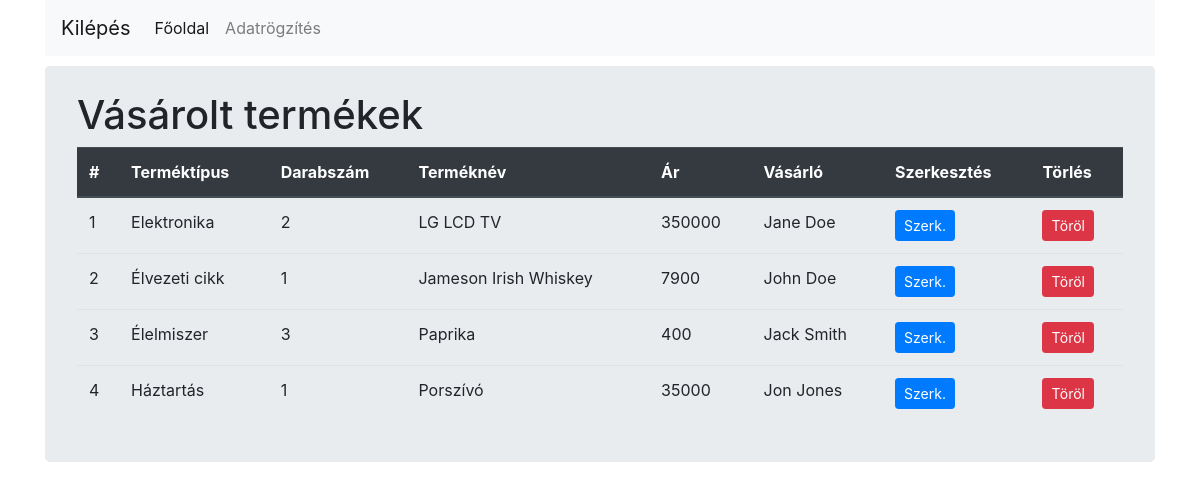
The page / on the database its author committed.
### tables this page shows
CREATE TABLE `vasarolttermekek` (
  `id` int(5) NOT NULL,
  `termekId` int(5) NOT NULL,
  `termeknev` varchar(100) NOT NULL,
  `darab` int(11) NOT NULL,
  `ar` int(11) NOT NULL,
  `vasarlo` varchar(100) NOT NULL
);

### db.php (called while the page is built, shortened)
<?php
class Database {
    public $servername = "localhost";
    public $dbname = "products_app";
    public $user = "root";
    public $password = "";
    public function connect(){
        try {
            $this->conn = new PDO("mysql:host=$this->servername;dbname=$this->dbname", $this->user, $this->password);
            $this->conn->setAttribute(PDO::ATTR_ERRMODE,PDO::ERRMODE_EXCEPTION);
            $this->conn->exec("set names utf8");
            return $this->conn;
        }
        catch(PDOException $e) {
            echo "Kapcsolódás sikertelen!" . $e->getMessage();
        }
    }
}
?>

### backend.php (called while the page is built, shortened)
<?php
class Market extends Database{
            ?>
            <?php
    public function display(){
        $sql = "SELECT * FROM vasarolttermekek";
        $sqlData = array();
        $result = $this->connect()->query($sql);
        if ($result->rowCount()>0) {
            while ($row = $result->fetch()) {
                $sqlData[] = $row;
            }
        }
        return $sqlData;
    }
}
?>

### index.php (the view, shortened to what this page needs)
<?php
require_once "db.php";
require_once "backend.php";
?>
<!DOCTYPE html>
<html lang="en">
<head>
    <link rel="stylesheet" href="https://maxcdn.bootstrapcdn.com/bootstrap/4.3.1/css/bootstrap.min.css">
</head>
<body>
<div class="container">
    <nav class="navbar navbar-expand-lg navbar-light bg-light" style="margin-bottom:10px;">
        <a class="navbar-brand" href="login.php">Kilépés</a>
        <div class="collapse navbar-collapse" id="navbarSupportedContent">
            <ul class="navbar-nav mr-auto">
                <li class="nav-item active">
                    <a class="nav-link" href="index.php">Főoldal</a>
                </li>
                <li class="nav-item">
                    <a class="nav-link" href="create.php">Adatrögzítés</a>
                </li>
            </ul>
        </div>
    </nav>
    <div class="row">
        <div class="col-lg-12">
            <div class="jumbotron" style="padding-top:25px; padding-bottom:25px;">
            <h1 class="display-5">Vásárolt termékek</h1>
                <table class="table">
                    <thead class="thead-dark">
                        <tr>
                            <th scope="col">#</th>
                            <th scope="col">Terméktípus</th>
                            <th scope="col">Darabszám</th>
                            <th scope="col">Terméknév</th>
                            <th scope="col">Ár</th>
                            <th scope="col">Vásárló</th>
                            <th scope="col">Szerkesztés</th>
                            <th scope="col">Törlés</th>
                        </tr>
                    </thead>
                    <tbody>
                    <?php
                    $market = new Market();
                    $rows = $market->display();
                    foreach ($rows as $row) {
                    ?>
                        <tr>
                            <td><?php echo $row["id"]; ?></td>
                            <td><?php
                                    $product = $row["termekId"];
                                    switch ($product) {
                                        case "1": echo "Élelmiszer";
                                            break;
                                        case "2": echo "Elektronika";
                                            break;
                                        case "3": echo "Háztartás";
                                            break;
                                        case "4": echo "Élvezeti cikk";
                                            break;
                                    }
                            ?></td>
                            <td><?php echo $row["darab"]; ?></td>
                            <td><?php echo $row["termeknev"]; ?></td>
                            <td><?php echo $row["ar"]; ?></td>
                            <td><?php echo $row["vasarlo"]; ?></td>
                            <td><a href="update.php?id=<?php echo $row['id']?>" class="btn btn-primary btn-sm">Szerk.</a></td>
                            <td><a href="index.php?del=<?php echo $row['id']?>" class="btn btn-danger btn-sm">Töröl</a></td>
                        </tr>
                        <?php } ?>
                    </tbody>
                </table>
            </div>
        </div>
    </div>
</div>
</body>
</html>

### rows shown on the page
vasarolttermekek: id "1", termekId "Elektronika", darab "2", termeknev "LG LCD TV", ar "350000", vasarlo "Jane Doe"
vasarolttermekek: id "2", termekId "Élvezeti cikk", darab "1", termeknev "Jameson Irish Whiskey", ar "7900", vasarlo "John Doe"
vasarolttermekek: id "3", termekId "Élelmiszer", darab "3", termeknev "Paprika", ar "400", vasarlo "Jack Smith"
vasarolttermekek: id "4", termekId "Háztartás", darab "1", termeknev "Porszívó", ar "35000", vasarlo "Jon Jones"
